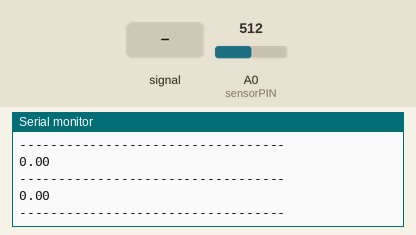
Recording of a sketch running on a simulated Arduino Uno, built with avr-gcc and run on an emulated ATmega328P. Shown: the last lines printed to the serial monitor. The inputs (shaded band) are chosen by the test bench; at power-on: A0 (sensorPIN) = 512.

Above: at 1.2 s.
1.3 s: A0 (sensorPIN) fed a 200 Hz sine of ±460 counts around its level
At 1.37 s:
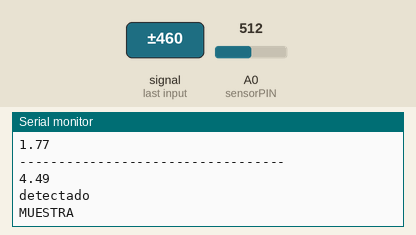
2.8 s: A0 (sensorPIN) set to 716
At 3.9 s:
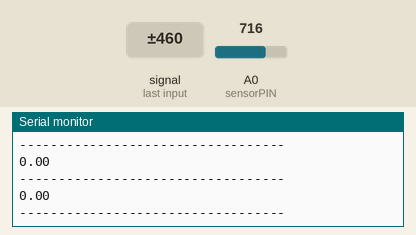
4.3 s: A0 (sensorPIN) set to 0
At 5.2 s:
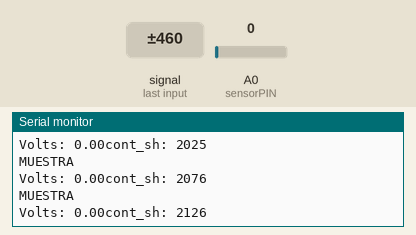
Timing chart, 0 to 7.3 s (numbered marks = the images above; inputs shaded):
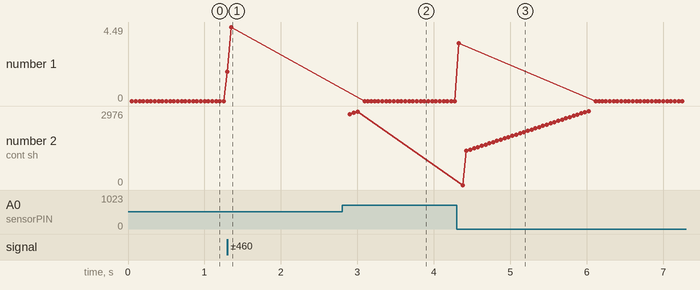

Measured:
- after the input at 1.3 s, the serial monitor: prints a new line at once (image 1)
- after the input at 2.8 s, the serial monitor: prints a new line after 0.05 s (image 2)
- after the input at 4.3 s, the serial monitor: prints a new line at once (image 3)
- plotted number 1: 0 → 4.49 after the input at 1.3 s
- plotted number 2: 2952 → 2976 after the input at 4.3 s

The sketch:

prueba_audio.ino
```cpp
const int sensorPIN = A0;
const int sampleWindow = 50; // Ancho ventana en mS (50 mS = 20Hz)
int ancho = 0;
int last_ancho = 0;
int pico = 0;
boolean check = false;
unsigned long cont_sh = 0;
unsigned long last_sh = 0;
unsigned long time_sh = 0;
int tiempo_silencio = 3000;
double volts = 0;

void setup()
{
   Serial.begin(9600);
}

void loop()
{
   microfono();
   Serial.println(volts);

   if(volts >= 3.0){
    Serial.println("detectado");

    check = true;

    do{
      Serial.println("MUESTRA");
         microfono();
      Serial.print("Volts: ");  Serial.print(volts);
        if(volts >= 3.0){Serial.println("detectado alto?");
          ancho++;
          cont_sh = 0;
          if(ancho > last_ancho){last_ancho = ancho;}
          }//voltaje alto


          else if(volts < 3.0)
          {
            if(ancho != 0)
              {pico++; Serial.println("PICOOOO");}
            //inicio contador
            last_sh = time_sh;
            time_sh = millis();
            Serial.print("cont_sh: ");  Serial.println(cont_sh);
            cont_sh = cont_sh + (time_sh - last_sh);
            if(cont_sh >= tiempo_silencio){check = false; cont_sh = 0;}
            ancho = 0;

            }//voltaje bajo

      }while(check == true);
      // evaluación de lo escuchado

      Serial.print("picos: ");  Serial.println(pico);
      Serial.print("ancho: ");  Serial.println(last_ancho);
      if(last_ancho >=10){Serial.println("ALTO");}
      else if (2 <= last_ancho < 10 )
        {
          if(pico >= 1){Serial.println("susurro");}
          }

      if (last_ancho < 3)
      {Serial.println("NADA");}


      //reseteamos valores
      pico = 0;
      last_ancho = 0;
      ancho = 0;
   }


    Serial.println("----------------------------------");
}


void microfono(){
  unsigned long startMillis= millis();
  unsigned int signalMax = 0;
   unsigned int signalMin = 1024;


   // Recopilar durante la ventana
   unsigned int sample;
   while (millis() - startMillis < sampleWindow)
   {
      sample = analogRead(sensorPIN);
      if (sample < 1024)
      {
         if (sample > signalMax)
         {
            signalMax = sample;  // Actualizar máximo
         }
         else if (sample < signalMin)
         {
            signalMin = sample;  // Actualizar mínimo
         }
      }
   }
   unsigned int peakToPeak = signalMax - signalMin;  // Amplitud del sonido
  volts = (peakToPeak * 5.0) / 1024;  // Convertir a tensión


  }
```
